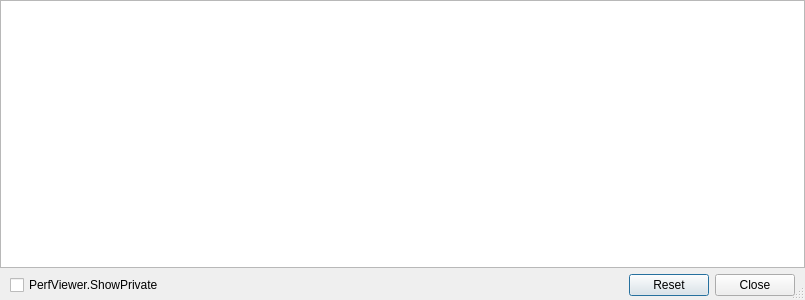
<?xml version="1.0" encoding="UTF-8"?>
<ui version="4.0">
 <class>OBSPerfViewer</class>
 <widget class="QDialog" name="OBSPerfViewer">
  <property name="geometry">
   <rect>
    <x>0</x>
    <y>0</y>
    <width>805</width>
    <height>300</height>
   </rect>
  </property>
  <property name="windowTitle">
   <string>PerfViewer</string>
  </property>
  <property name="sizeGripEnabled">
   <bool>true</bool>
  </property>
  <layout class="QVBoxLayout" name="verticalLayout">
   <property name="leftMargin">
    <number>0</number>
   </property>
   <property name="topMargin">
    <number>0</number>
   </property>
   <property name="rightMargin">
    <number>0</number>
   </property>
   <property name="bottomMargin">
    <number>4</number>
   </property>
   <item>
    <widget class="QTreeView" name="treeView"/>
   </item>
   <item>
    <layout class="QHBoxLayout" name="buttonLayout">
     <property name="leftMargin">
      <number>10</number>
     </property>
     <property name="topMargin">
      <number>0</number>
     </property>
     <property name="rightMargin">
      <number>10</number>
     </property>
     <property name="bottomMargin">
      <number>0</number>
     </property>
     <item>
      <widget class="QCheckBox" name="showPrivate">
       <property name="text">
        <string>PerfViewer.ShowPrivate</string>
       </property>
      </widget>
     </item>
     <item>
      <spacer name="horizontalSpacer">
       <property name="orientation">
        <enum>Qt::Horizontal</enum>
       </property>
       <property name="sizeHint" stdset="0">
        <size>
         <width>40</width>
         <height>20</height>
        </size>
       </property>
      </spacer>
     </item>
     <item>
      <widget class="QPushButton" name="resetButton">
       <property name="text">
        <string>Reset</string>
       </property>
      </widget>
     </item>
     <item>
      <widget class="QPushButton" name="closeButton">
       <property name="text">
        <string>Close</string>
       </property>
      </widget>
     </item>
    </layout>
   </item>
  </layout>
 </widget>
 <resources>
  <include location="obs.qrc"/>
 </resources>
 <connections>
  <connection>
   <sender>closeButton</sender>
   <signal>clicked()</signal>
   <receiver>OBSPerfViewer</receiver>
   <slot>close()</slot>
   <hints>
    <hint type="sourcelabel">
     <x>20</x>
     <y>20</y>
    </hint>
    <hint type="destinationlabel">
     <x>20</x>
     <y>20</y>
    </hint>
   </hints>
  </connection>
 </connections>
</ui>
